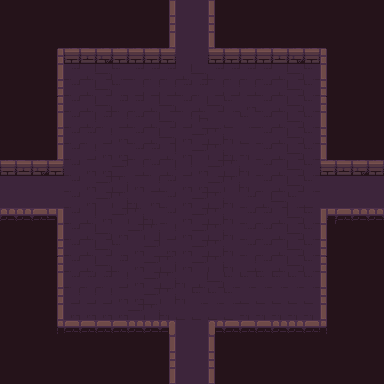

The image is a tile-based game level rendered from a .tmx file. Its description and source (layers, tilesets, objects; grid data summarised) follow:
An orthogonal 24x24 tile map with 16x16 px tiles, 5 tile layers (background, road, wall, item, ...), 1 hidden layer not drawn, 3 tilesets.

<map version="1.2" tiledversion="1.3.4" orientation="orthogonal" renderorder="right-down" compressionlevel="0" width="24" height="24" tilewidth="16" tileheight="16" infinite="0" nextlayerid="8" nextobjectid="1">
 <tileset firstgid="1" name="Dungeon_Tileset" tilewidth="16" tileheight="16" tilecount="100" columns="10">
  <image source="Dungeon_Tileset.png" width="160" height="160" />
 </tileset>
 <tileset firstgid="101" name="flag" tilewidth="16" tileheight="16" tilecount="4" columns="4">
  <image source="flag.png" width="64" height="16" />
  <tile id="0">
   <animation>
    <frame tileid="3" duration="200" />
    <frame tileid="2" duration="200" />
    <frame tileid="1" duration="200" />
    <frame tileid="0" duration="200" />
   </animation>
  </tile>
 </tileset>
 <tileset firstgid="105" name="torch" tilewidth="16" tileheight="16" tilecount="4" columns="4">
  <image source="torch.png" width="64" height="16" />
  <tile id="0">
   <animation>
    <frame tileid="3" duration="200" />
    <frame tileid="2" duration="200" />
    <frame tileid="1" duration="200" />
    <frame tileid="0" duration="200" />
   </animation>
  </tile>
 </tileset>
 <layer id="1" name="background" width="24" height="24">
  <data>[576 cells, 576 non-empty, 1 distinct tile ids]</data>
 </layer>
 <layer id="5" name="road" width="24" height="24">
  <data>[576 cells, 288 non-empty, 1 distinct tile ids]</data>
 </layer>
 <layer id="3" name="wall" width="24" height="24">
  <data>[576 cells, 84 non-empty, 22 distinct tile ids]</data>
 </layer>
 <layer id="4" name="item" width="24" height="24">
  <data>[576 cells, 0 non-empty, 0 distinct tile ids]</data>
 </layer>
 <layer id="7" name="pickarea" width="24" height="24">
  <data>[576 cells, 256 non-empty, 12 distinct tile ids]</data>
 </layer>
 <layer id="6" name="smog" width="24" height="24" visible="0">
  <data>[576 cells, 576 non-empty, 1 distinct tile ids]</data>
 </layer>
</map>
